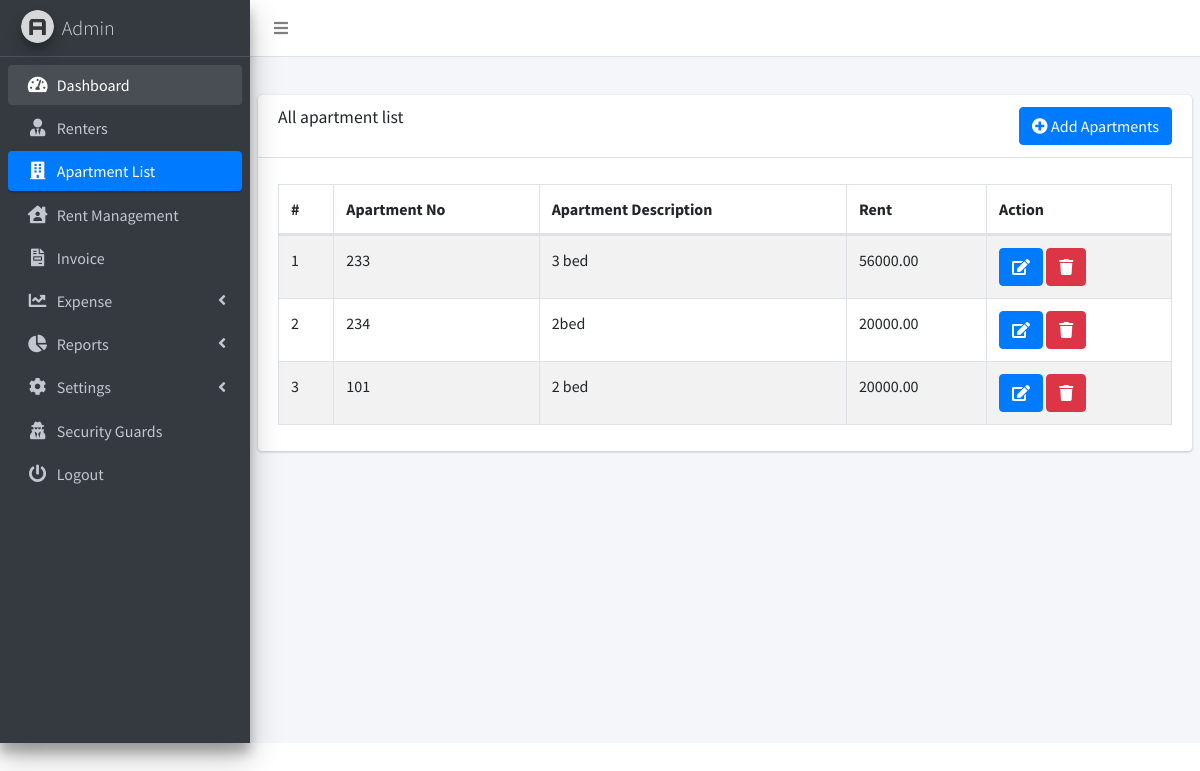
Page /apartments.php (signed in) on the committed database.
### tables this page shows
CREATE TABLE `apartments` (
  `apartment_id` int(11) NOT NULL,
  `apartment_no` varchar(255) NOT NULL,
  `description` varchar(255) NOT NULL,
  `rent` double(10,2) NOT NULL
);

### apartments.php (the view, shortened to what this page needs)
<!DOCTYPE html>
<html lang="en">
<head>
    <link rel="stylesheet" href="dist/css/preloader.css">
    <link rel="stylesheet" href="plugins/fontawesome-free/css/all.min.css">
    <link rel="stylesheet" href="https://code.ionicframework.com/ionicons/2.0.1/css/ionicons.min.css">
    <link rel="stylesheet" href="plugins/datatables-bs4/css/dataTables.bootstrap4.min.css">
    <link rel="stylesheet" href="plugins/datatables-responsive/css/responsive.bootstrap4.min.css">
    <link rel="stylesheet" href="dist/css/buttons.dataTables.min.css">
    <link rel="stylesheet" href="dist/css/adminlte.min.css">
</head>
<body class="hold-transition sidebar-mini">
<div class="wrapper">
    <nav class="main-header navbar navbar-expand navbar-white navbar-light">
        <ul class="navbar-nav">
            <li class="nav-item">
                <a class="nav-link" data-widget="pushmenu" href="#" role="button"><i class="fas fa-bars"></i></a>
            </li>
        </ul>
    </nav>
    <aside class="main-sidebar sidebar-dark-primary elevation-4">
        <a href="#" class="brand-link">
            <img src="dist/img/AdminLTELogo.png"
                 alt="AdminLTE Logo"
                 class="brand-image img-circle elevation-3"
                 style="opacity: .8">
            <span class="brand-text font-weight-light">Admin</span>
        </a>
        <?php include 'sidebar.php'?>
    </aside>
    <div class="content-wrapper">
        <section class="content-header">
        </section>
        <section class="content">
            <div class="row">
                <div class="col-12">
                    <div class="card">
                        <div class="card-header">
                            <button type="button" onclick="location.href = 'add_apartments.php';"
                                    class="btn btn-primary float-right">
                                <i class='fas fa-plus-circle'></i> Add Apartments
                            </button>
                            <h3 class="card-title">All apartment list</h3>
                        </div>
                        <div class="card-body">
                            <table id="example1" class="table table-bordered table-striped">
                                <thead>
                                <tr>
                                    <th>#</th>
                                    <th>Apartment No</th>
                                    <th>Apartment Description</th>
                                    <th>Rent</th>
                                    <?php
                                    $user_type = $_SESSION['user_type'];
                                    if ($user_type == 'admin') {
                                        ?>
                                        <th>Action</th>
                                        <?php
                                    }
                                    ?>
                                </tr>
                                </thead>
                                <tbody>
                                <?php
                                include('db_connect.php');
                                $sql = "SELECT * FROM apartments ORDER BY apartment_id DESC";
                                $result = mysqli_query($con, $sql);
                                $i = 1;
                                while ($row = mysqli_fetch_array($result)) {
                                    echo "<tr>";
                                    echo "<td>" . $i . "</td>";
                                    echo "<td>" . $row['apartment_no'] . "</td>";
                                    echo "<td>" . $row['description'] . "</td>";
                                    echo "<td>" . $row['rent'] . "</td>";
                                    if ($user_type == 'admin') {
                                        echo "<td><a class='btn btn-primary'  href=\"edit_apartment.php?id=" . $row['apartment_id'] . "\" ><i class='fas fa-edit'></i></a>  ";
                                        echo "<a class='confirmation btn btn-danger'  href=\"delete_apartment.php?id=" . $row['apartment_id'] . "\" ><i class='fas fa-trash'></i></a></td>";
                                    }
                                    $i++;
                                    echo "</tr> ";
                                }
                                echo " </tbody>";
                                echo " </table>";
                                ?>
                        </div>
                    </div>
                </div>
            </div>
        </section>
    </div>
</div>
</body>
</html>

### rows in the picture
apartments: apartment_no "233", description "3 bed", rent "56000.00"
apartments: apartment_no "234", description "2bed", rent "20000.00"
apartments: apartment_no "101", description "2 bed", rent "20000.00"
